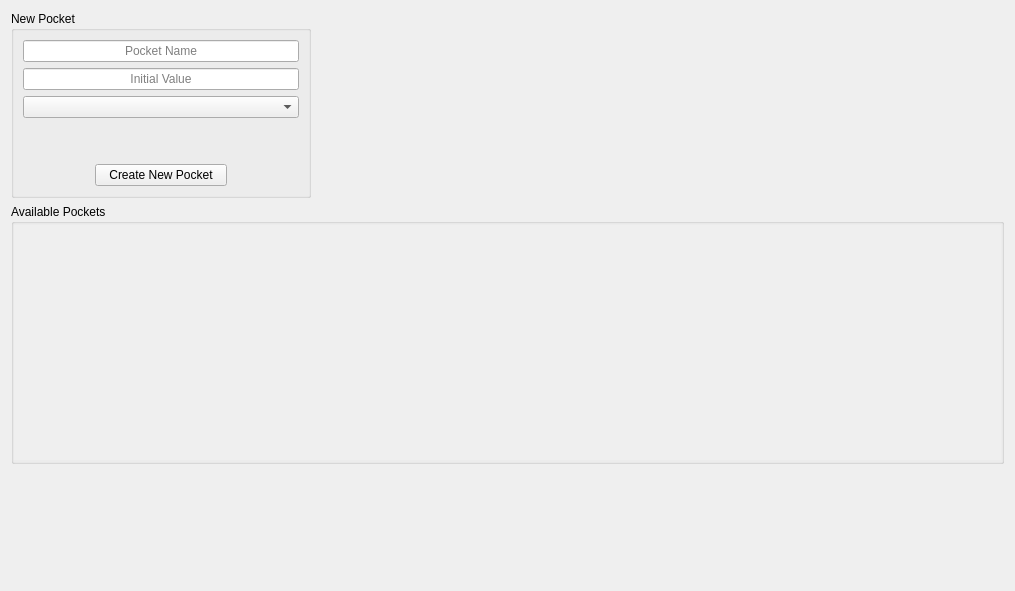
<?xml version="1.0" encoding="UTF-8"?>
<ui version="4.0">
 <class>PocketsWidget</class>
 <widget class="QWidget" name="PocketsWidget">
  <property name="geometry">
   <rect>
    <x>0</x>
    <y>0</y>
    <width>1015</width>
    <height>591</height>
   </rect>
  </property>
  <property name="windowTitle">
   <string>Form</string>
  </property>
  <layout class="QGridLayout" name="gridLayout_2">
   <item row="1" column="0" colspan="3">
    <widget class="QGroupBox" name="groupBox_2">
     <property name="minimumSize">
      <size>
       <width>0</width>
       <height>260</height>
      </size>
     </property>
     <property name="maximumSize">
      <size>
       <width>16777215</width>
       <height>260</height>
      </size>
     </property>
     <property name="title">
      <string>Available Pockets</string>
     </property>
     <property name="flat">
      <bool>true</bool>
     </property>
     <layout class="QGridLayout" name="gridLayout_3">
      <property name="leftMargin">
       <number>0</number>
      </property>
      <property name="topMargin">
       <number>0</number>
      </property>
      <property name="rightMargin">
       <number>0</number>
      </property>
      <property name="bottomMargin">
       <number>0</number>
      </property>
      <item row="0" column="0">
       <widget class="QScrollArea" name="scrollArea">
        <property name="minimumSize">
         <size>
          <width>0</width>
          <height>235</height>
         </size>
        </property>
        <property name="maximumSize">
         <size>
          <width>16777215</width>
          <height>235</height>
         </size>
        </property>
        <property name="frameShape">
         <enum>QFrame::NoFrame</enum>
        </property>
        <property name="widgetResizable">
         <bool>true</bool>
        </property>
        <widget class="Content::Pockets::Component::PocketListingWidget" name="m_pocketListing_widget">
         <property name="geometry">
          <rect>
           <x>0</x>
           <y>0</y>
           <width>991</width>
           <height>210</height>
          </rect>
         </property>
         <property name="minimumSize">
          <size>
           <width>0</width>
           <height>210</height>
          </size>
         </property>
         <property name="maximumSize">
          <size>
           <width>16777215</width>
           <height>210</height>
          </size>
         </property>
        </widget>
       </widget>
      </item>
     </layout>
    </widget>
   </item>
   <item row="0" column="0" colspan="2">
    <widget class="QGroupBox" name="groupBox">
     <property name="sizePolicy">
      <sizepolicy hsizetype="Expanding" vsizetype="Preferred">
       <horstretch>0</horstretch>
       <verstretch>0</verstretch>
      </sizepolicy>
     </property>
     <property name="minimumSize">
      <size>
       <width>300</width>
       <height>0</height>
      </size>
     </property>
     <property name="title">
      <string>New Pocket</string>
     </property>
     <property name="flat">
      <bool>true</bool>
     </property>
     <layout class="QGridLayout" name="gridLayout">
      <item row="5" column="3">
       <spacer name="horizontalSpacer_3">
        <property name="orientation">
         <enum>Qt::Horizontal</enum>
        </property>
        <property name="sizeType">
         <enum>QSizePolicy::Preferred</enum>
        </property>
        <property name="sizeHint" stdset="0">
         <size>
          <width>40</width>
          <height>20</height>
         </size>
        </property>
       </spacer>
      </item>
      <item row="5" column="0">
       <spacer name="horizontalSpacer_4">
        <property name="orientation">
         <enum>Qt::Horizontal</enum>
        </property>
        <property name="sizeType">
         <enum>QSizePolicy::Preferred</enum>
        </property>
        <property name="sizeHint" stdset="0">
         <size>
          <width>40</width>
          <height>20</height>
         </size>
        </property>
       </spacer>
      </item>
      <item row="4" column="0" colspan="4">
       <spacer name="verticalSpacer">
        <property name="orientation">
         <enum>Qt::Vertical</enum>
        </property>
        <property name="sizeType">
         <enum>QSizePolicy::Fixed</enum>
        </property>
        <property name="sizeHint" stdset="0">
         <size>
          <width>20</width>
          <height>20</height>
         </size>
        </property>
       </spacer>
      </item>
      <item row="2" column="0" colspan="4">
       <widget class="QComboBox" name="m_pocketType_comboBox">
        <property name="placeholderText">
         <string>Select Type</string>
        </property>
       </widget>
      </item>
      <item row="1" column="0" colspan="4">
       <widget class="QLineEdit" name="m_newPocketInitialValue_lineEdit">
        <property name="maximumSize">
         <size>
          <width>16777215</width>
          <height>16777215</height>
         </size>
        </property>
        <property name="alignment">
         <set>Qt::AlignCenter</set>
        </property>
        <property name="placeholderText">
         <string>Initial Value</string>
        </property>
       </widget>
      </item>
      <item row="0" column="0" colspan="4">
       <widget class="QLineEdit" name="m_newPocketName_lineEdit">
        <property name="maximumSize">
         <size>
          <width>16777215</width>
          <height>16777215</height>
         </size>
        </property>
        <property name="alignment">
         <set>Qt::AlignCenter</set>
        </property>
        <property name="placeholderText">
         <string>Pocket Name</string>
        </property>
       </widget>
      </item>
      <item row="3" column="0" colspan="4">
       <widget class="QLabel" name="m_information_lbl">
        <property name="text">
         <string/>
        </property>
        <property name="wordWrap">
         <bool>true</bool>
        </property>
        <property name="error" stdset="0">
         <bool>true</bool>
        </property>
       </widget>
      </item>
      <item row="5" column="1" colspan="2">
       <widget class="QPushButton" name="m_createNewPocket_btn">
        <property name="maximumSize">
         <size>
          <width>350</width>
          <height>16777215</height>
         </size>
        </property>
        <property name="text">
         <string>Create New Pocket</string>
        </property>
       </widget>
      </item>
     </layout>
    </widget>
   </item>
   <item row="0" column="2">
    <spacer name="horizontalSpacer">
     <property name="orientation">
      <enum>Qt::Horizontal</enum>
     </property>
     <property name="sizeType">
      <enum>QSizePolicy::Expanding</enum>
     </property>
     <property name="sizeHint" stdset="0">
      <size>
       <width>40</width>
       <height>20</height>
      </size>
     </property>
    </spacer>
   </item>
   <item row="2" column="0" colspan="3">
    <spacer name="verticalSpacer_2">
     <property name="orientation">
      <enum>Qt::Vertical</enum>
     </property>
     <property name="sizeHint" stdset="0">
      <size>
       <width>20</width>
       <height>1</height>
      </size>
     </property>
    </spacer>
   </item>
  </layout>
 </widget>
 <customwidgets>
  <customwidget>
   <class>Content::Pockets::Component::PocketListingWidget</class>
   <extends>QWidget</extends>
   <header>Content/Pockets/Components/pocketlistingwidget.h</header>
   <container>1</container>
  </customwidget>
 </customwidgets>
 <tabstops>
  <tabstop>m_newPocketName_lineEdit</tabstop>
  <tabstop>m_newPocketInitialValue_lineEdit</tabstop>
  <tabstop>m_pocketType_comboBox</tabstop>
  <tabstop>m_createNewPocket_btn</tabstop>
  <tabstop>scrollArea</tabstop>
 </tabstops>
 <resources/>
 <connections/>
</ui>
